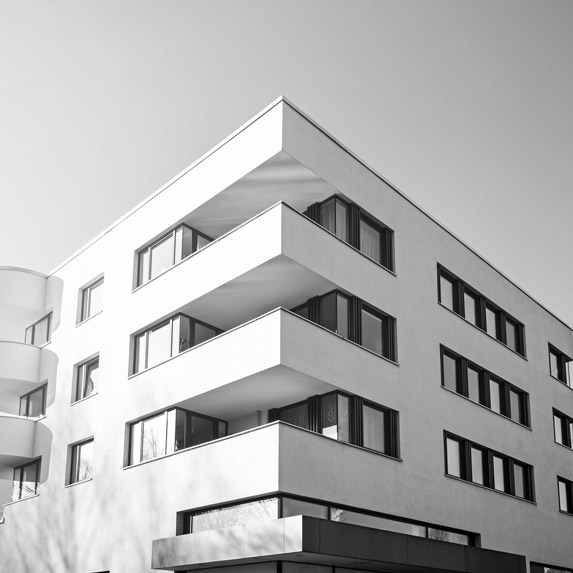
#> input picture sample_code/3_homography/images/building.jpg, 573 x 573 px
$ python perspective.py
#> lines starting #> are read from the running program, lines starting #| are printed output that depends on the picture; after the words box and inside, x2 and y2 are one past the last pixel; in counts of white or black regions, pixels touching at a corner belong together
import numpy as np
import cv2


img_ori = cv2.imread("images/building.jpg")
#> img_ori is the input picture: shape (573, 573, 3); min 0, max 255, mean 177
img = img_ori.copy()
ori_pts = [[280,256],[397,321],[281,309],[400,367]]
dst_pts = [[280,256],[397,256],[280,309],[397,309]]

lst_color=[]
for p in ori_pts:
    color = tuple(np.random.randint(0,255,3).tolist())
    lst_color.append(color)
    cv2.circle(img,tuple(p),5,color,-1)
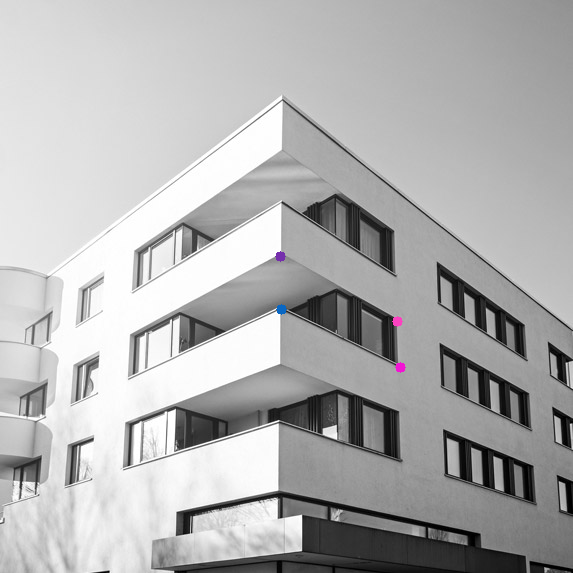
#> img: shape (573, 573, 3); 0.1% of pixels changed, all inside (x1, y1, x2, y2) = (275, 251, 406, 373)
#> after the loop, lst_color = [(172, 47, 117), (192, 67, 251), (195, 103, 9), (211, 21, 242)]


H, status = cv2.findHomography(np.array(ori_pts),np.array(dst_pts))
#> H = [[0.322, 0.0812, 101.2], [-0.734, 0.868, 177.4], [-0.00117, 0.000334, 1]]; status = [1, 1, 1, 1]

print("H: ", H)
#| H:  [[ 3.22323233e-01  8.11603576e-02  1.01218157e+02]
#|  [-7.34184173e-01  8.68150638e-01  1.77378229e+02]
#|  [-1.16925487e-03  3.33639727e-04  1.00000000e+00]]

img_out = cv2.warpPerspective(img_ori, H, (img_ori.shape[1],img_ori.shape[0]))
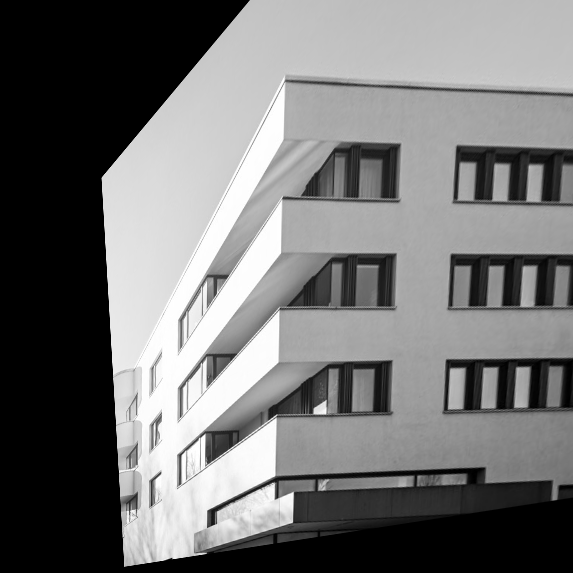
#> img_out: shape (573, 573, 3); min 0, max 255, mean 114.7
for i,p in enumerate(dst_pts):
    cv2.circle(img_out,tuple(p),5,lst_color[i],-1)
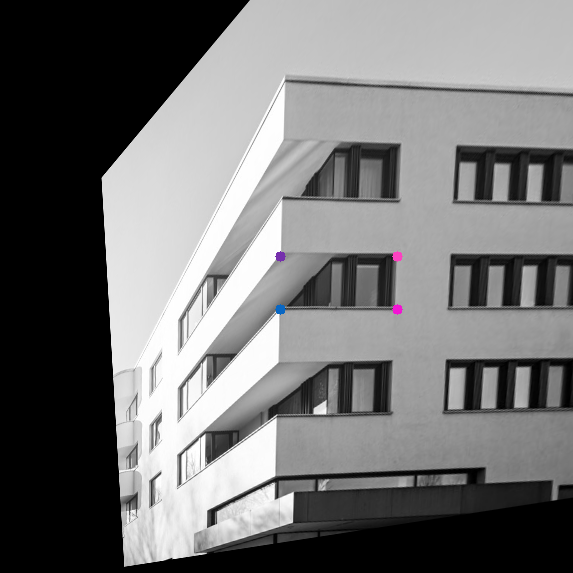
#> img_out: shape (573, 573, 3); 0.1% of pixels changed, all inside (x1, y1, x2, y2) = (275, 251, 403, 315)

vis = np.concatenate((img,img_out),axis=1)
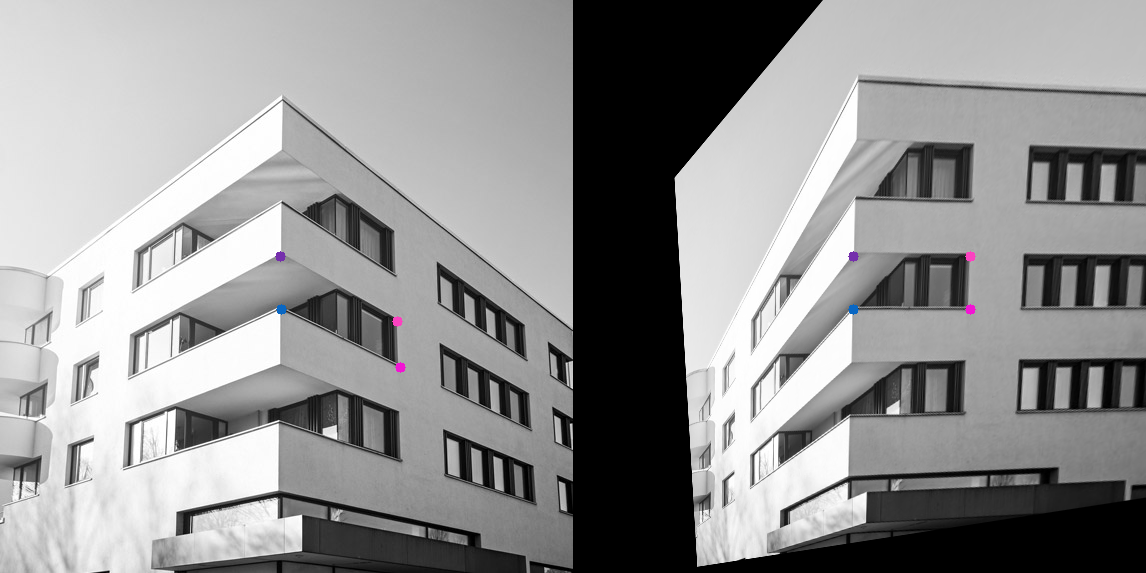
#> vis: shape (573, 1146, 3); mean B, G, R 145.9, 145.7, 145.8
cv2.imshow("img",vis)
cv2.waitKey(0)

$ run again, with sample_code/3_homography/images/floor.jpg copied over sample_code/3_homography/images/building.jpg
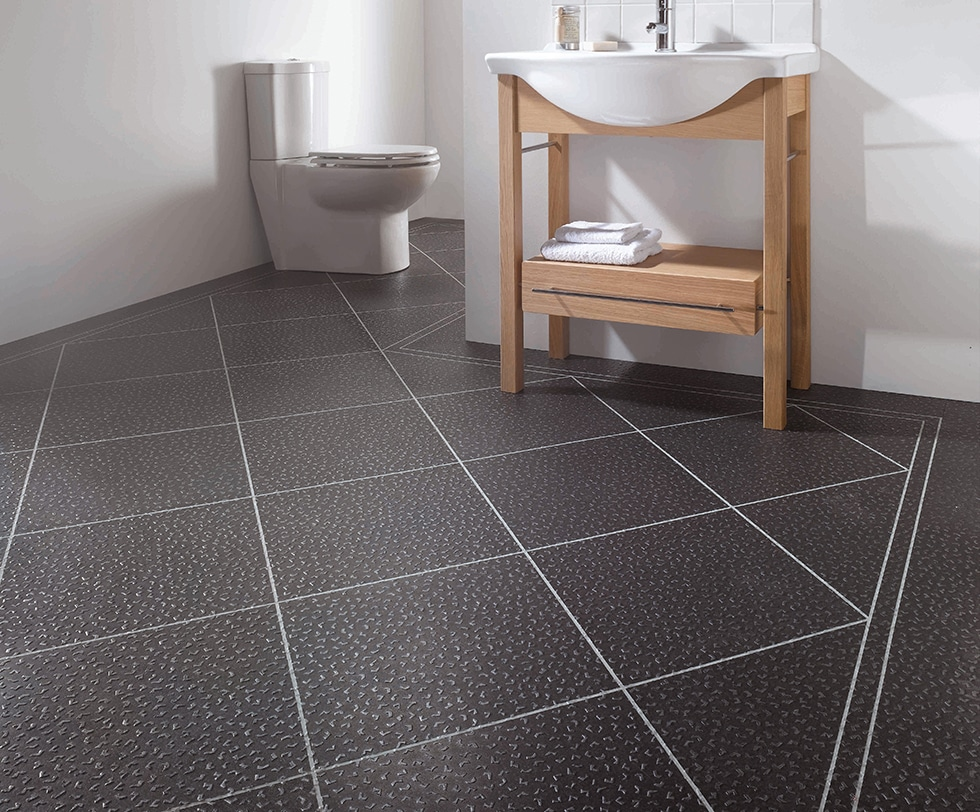
#> input picture sample_code/3_homography/images/floor.jpg, 980 x 812 px
#> img_ori is the input picture: shape (812, 980, 3); mean B, G, R 112.9, 113.2, 120
#> after the loop `for p in ori_pts:`: lst_color = [(172, 47, 117), (192, 67, 251), (195, 103, 9), (211, 21, 242)]
#> H = [[0.322, 0.0812, 101.2], [-0.734, 0.868, 177.4], [-0.00117, 0.000334, 1]]; status = [1, 1, 1, 1]
#| H:  [[ 3.22323233e-01  8.11603576e-02  1.01218157e+02]
#|  [-7.34184173e-01  8.68150638e-01  1.77378229e+02]
#|  [-1.16925487e-03  3.33639727e-04  1.00000000e+00]]
#> after the loop `for i,p in enumerate(dst_pts):`:
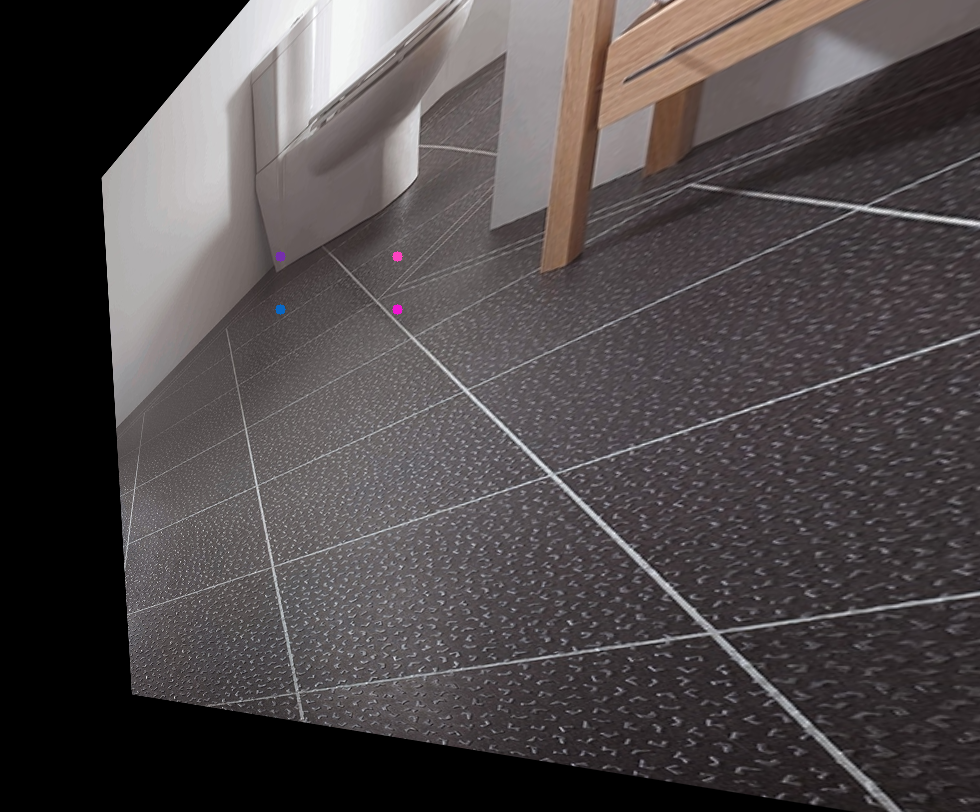
#> img_out: shape (812, 980, 3); mean B, G, R 73.3, 72.6, 78.3
#> `vis = np.concatenate((img,img_out),axis=1)`:
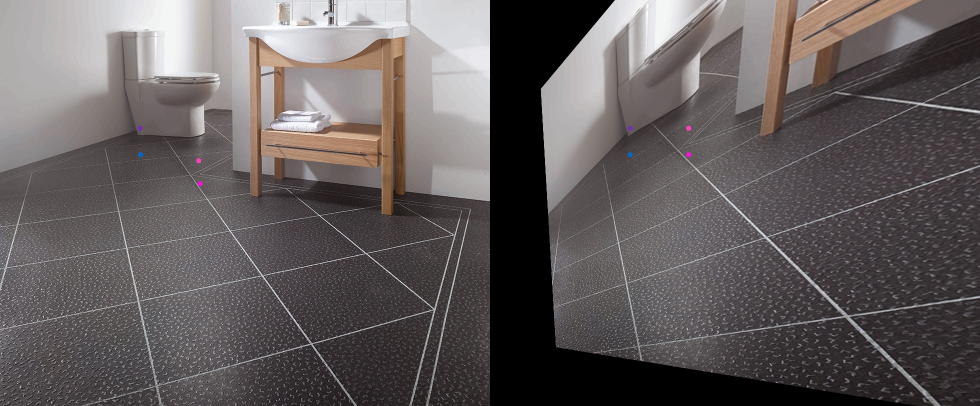
#> vis: shape (812, 1960, 3) (shown at 1/2 size); mean B, G, R 93.2, 92.9, 99.1

$ run again, with sample_code/3_homography/images/left01.jpg copied over sample_code/3_homography/images/building.jpg
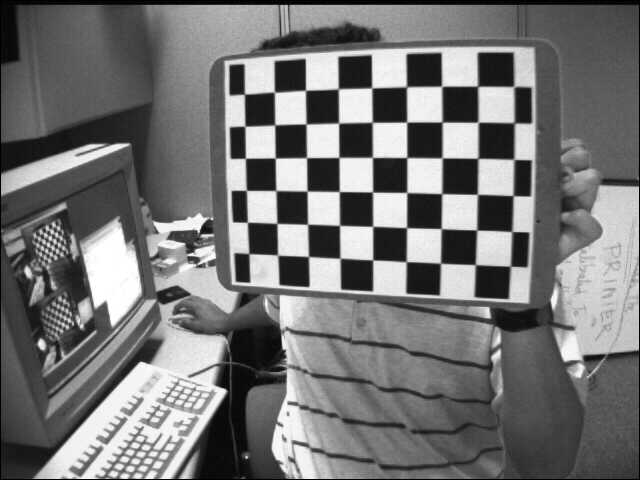
#> input picture sample_code/3_homography/images/left01.jpg, 640 x 480 px
#> img_ori is the input picture: shape (480, 640, 3); min 0, max 255, mean 116.6
#> after the loop `for p in ori_pts:`: lst_color = [(172, 47, 117), (192, 67, 251), (195, 103, 9), (211, 21, 242)]
#> H = [[0.322, 0.0812, 101.2], [-0.734, 0.868, 177.4], [-0.00117, 0.000334, 1]]; status = [1, 1, 1, 1]
#| H:  [[ 3.22323233e-01  8.11603576e-02  1.01218157e+02]
#|  [-7.34184173e-01  8.68150638e-01  1.77378229e+02]
#|  [-1.16925487e-03  3.33639727e-04  1.00000000e+00]]
#> after the loop `for i,p in enumerate(dst_pts):`:
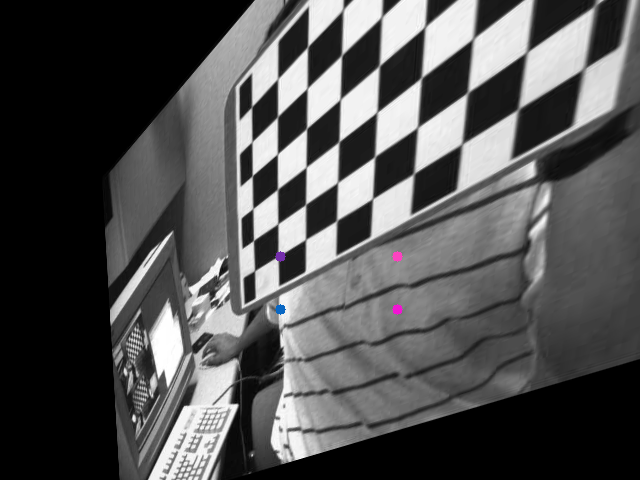
#> img_out: shape (480, 640, 3); mean B, G, R 82.5, 82.3, 82.4
#> `vis = np.concatenate((img,img_out),axis=1)`:
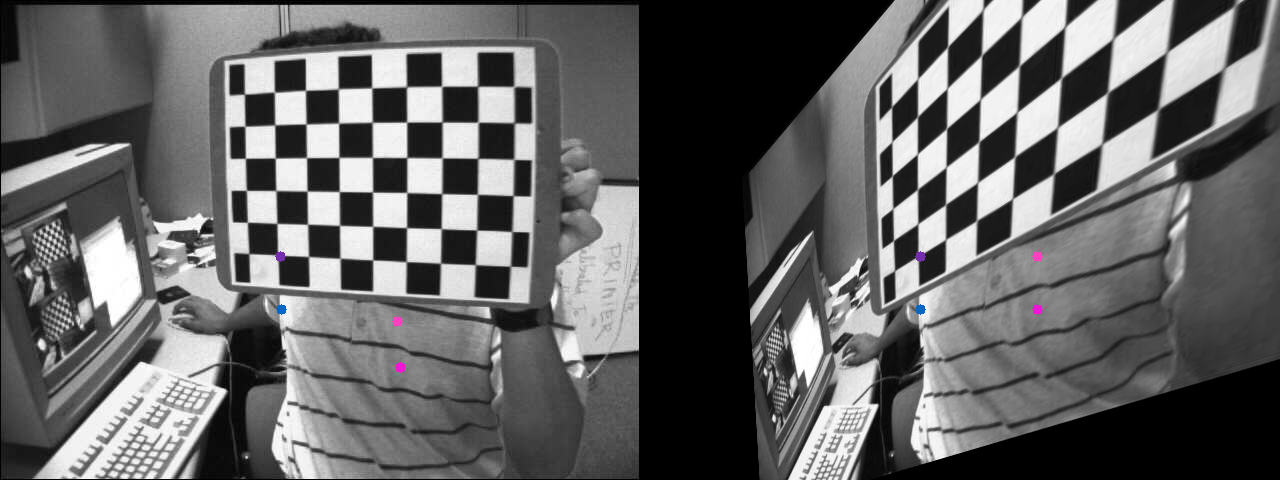
#> vis: shape (480, 1280, 3); mean B, G, R 99.5, 99.4, 99.5

$ run again, with sample_code/3_homography/images/left02.jpg copied over sample_code/3_homography/images/building.jpg
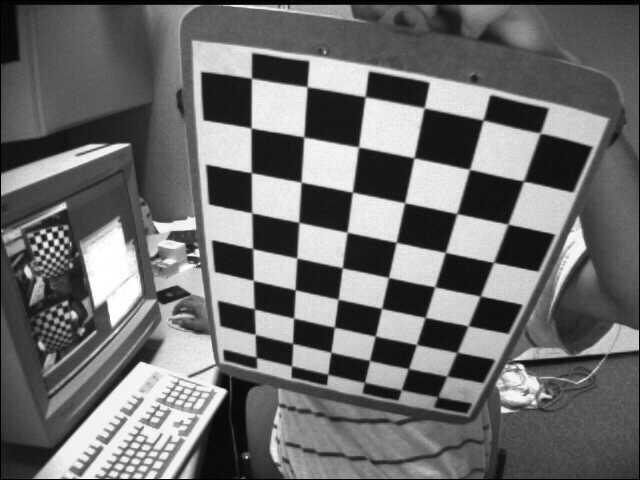
#> input picture sample_code/3_homography/images/left02.jpg, 640 x 480 px
#> img_ori is the input picture: shape (480, 640, 3); min 0, max 255, mean 109
#> after the loop `for p in ori_pts:`: lst_color = [(172, 47, 117), (192, 67, 251), (195, 103, 9), (211, 21, 242)]
#> H = [[0.322, 0.0812, 101.2], [-0.734, 0.868, 177.4], [-0.00117, 0.000334, 1]]; status = [1, 1, 1, 1]
#| H:  [[ 3.22323233e-01  8.11603576e-02  1.01218157e+02]
#|  [-7.34184173e-01  8.68150638e-01  1.77378229e+02]
#|  [-1.16925487e-03  3.33639727e-04  1.00000000e+00]]
#> after the loop `for i,p in enumerate(dst_pts):`:
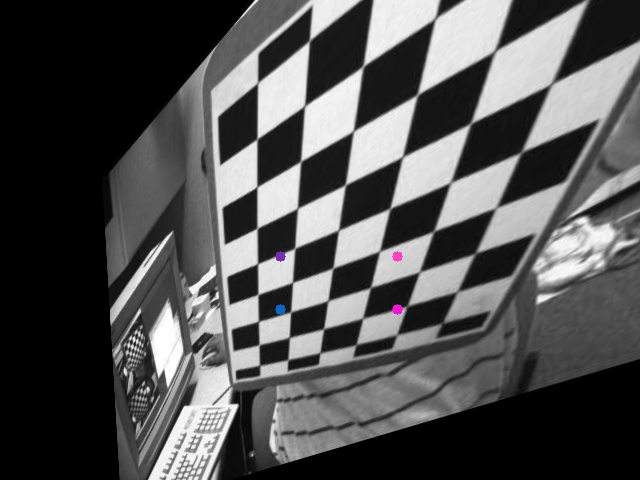
#> img_out: shape (480, 640, 3); mean B, G, R 81.6, 81.5, 81.6
#> `vis = np.concatenate((img,img_out),axis=1)`:
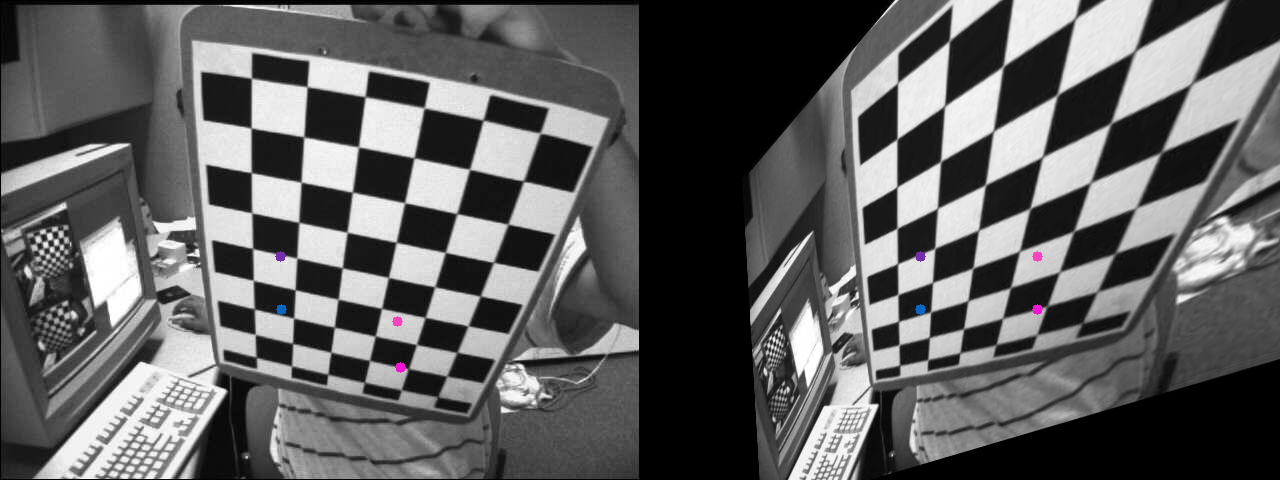
#> vis: shape (480, 1280, 3); mean B, G, R 95.4, 95.2, 95.3
